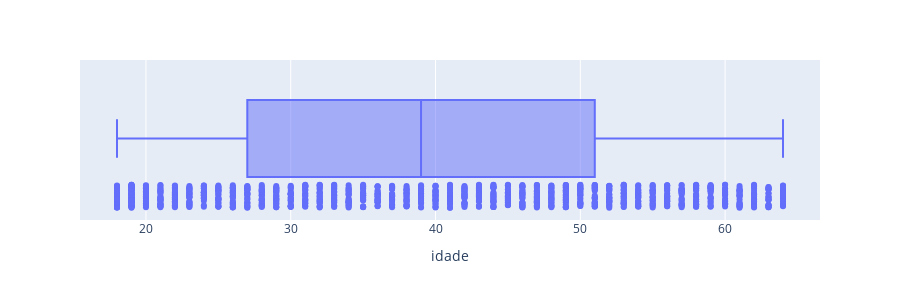
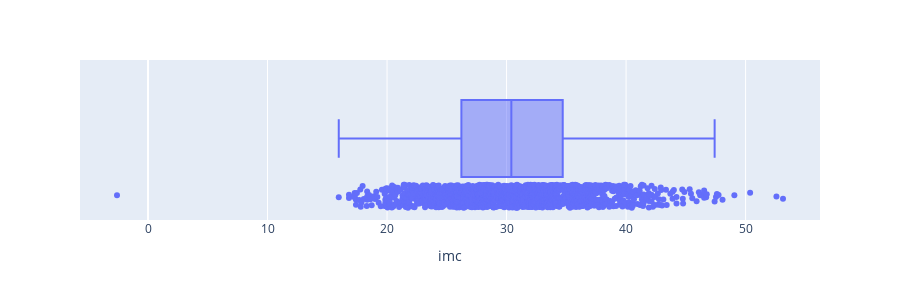
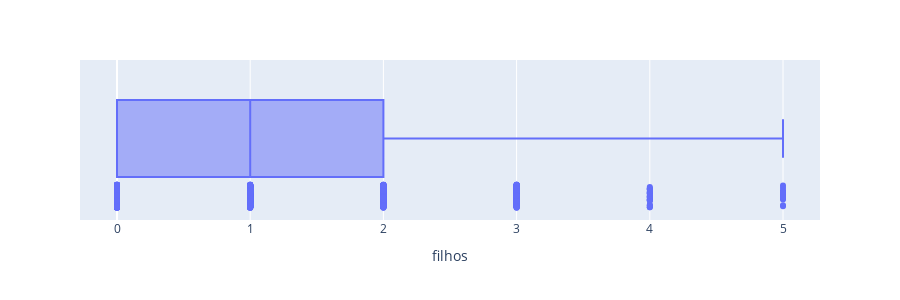

The cell these charts' notebook holds for them, in order:
### Markdown cell above
`Boxplot` das variáveis numéricas

### Code cell
numerical_cols = ['idade', 'imc', 'filhos']
for var in numerical_cols:
    fig = px.box(data_frame=df_seguros, x=var, points='all', orientation='h')
    fig.update_layout(height=300)
    fig.show()

### Figure 1 — Plotly figure (JSON) as saved in the notebook; plotly's stock layout.template omitted (floating-point values rounded to 4 significant figures; data arrays with more than 128 entries replaced by an {"elided": "..."} marker saying what was removed)
{"data": [{"alignmentgroup": "True", "boxpoints": "all", "hovertemplate": "idade=%{x}<extra></extra>", "legendgroup": "", "marker": {"color": "#636efa"}, "name": "", "notched": false, "offsetgroup": "", "orientation": "h", "showlegend": false, "type": "box", "x": {"elided": "1338 int values"}, "x0": " ", "xaxis": "x", "y0": " ", "yaxis": "y"}], "layout": {"boxmode": "group", "height": 300, "legend": {"tracegroupgap": 0}, "margin": {"t": 60}, "xaxis": {"anchor": "y", "domain": [0, 1], "title": {"text": "idade"}}, "yaxis": {"anchor": "x", "domain": [0, 1]}}}

### Figure 2 — Plotly figure (JSON) as saved in the notebook; plotly's stock layout.template omitted (floating-point values rounded to 4 significant figures; data arrays with more than 128 entries replaced by an {"elided": "..."} marker saying what was removed)
{"data": [{"alignmentgroup": "True", "boxpoints": "all", "hovertemplate": "imc=%{x}<extra></extra>", "legendgroup": "", "marker": {"color": "#636efa"}, "name": "", "notched": false, "offsetgroup": "", "orientation": "h", "showlegend": false, "type": "box", "x": {"elided": "1338 float values"}, "x0": " ", "xaxis": "x", "y0": " ", "yaxis": "y"}], "layout": {"boxmode": "group", "height": 300, "legend": {"tracegroupgap": 0}, "margin": {"t": 60}, "xaxis": {"anchor": "y", "domain": [0, 1], "title": {"text": "imc"}}, "yaxis": {"anchor": "x", "domain": [0, 1]}}}

### Figure 3 — Plotly figure (JSON) as saved in the notebook; plotly's stock layout.template omitted (floating-point values rounded to 4 significant figures; data arrays with more than 128 entries replaced by an {"elided": "..."} marker saying what was removed)
{"data": [{"alignmentgroup": "True", "boxpoints": "all", "hovertemplate": "filhos=%{x}<extra></extra>", "legendgroup": "", "marker": {"color": "#636efa"}, "name": "", "notched": false, "offsetgroup": "", "orientation": "h", "showlegend": false, "type": "box", "x": {"elided": "1338 int values"}, "x0": " ", "xaxis": "x", "y0": " ", "yaxis": "y"}], "layout": {"boxmode": "group", "height": 300, "legend": {"tracegroupgap": 0}, "margin": {"t": 60}, "xaxis": {"anchor": "y", "domain": [0, 1], "title": {"text": "filhos"}}, "yaxis": {"anchor": "x", "domain": [0, 1]}}}
